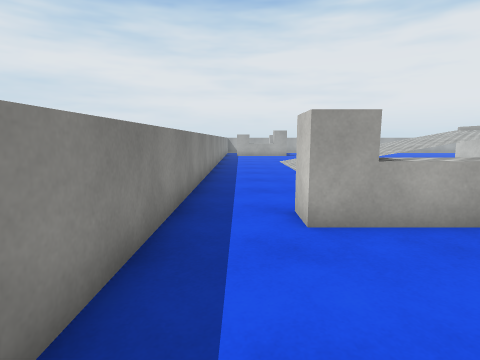
view 1 (above)

24 first-person views from a walk through a 3-D level made in the Unity game engine. The camera is 1.3 m above the floor, tilts 8° down and sees 80° across. The floor is counted in squares, 1 m on a side. Each view is taken from the middle of a square. On the plan, view 1 faces up. The plan holds only what a view shows up to about 13 squares ahead; the rest is blank. The place goes on beyond the plan. The player character is not drawn. Surface patterns are stand-ins for the level's own textures.

view 2
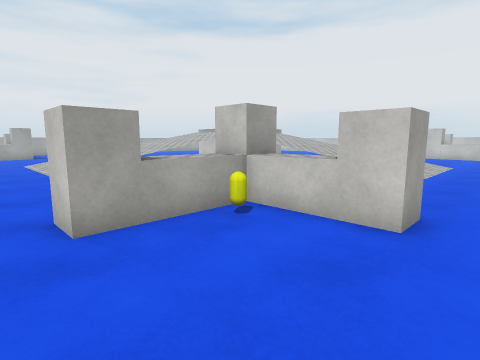

view 3
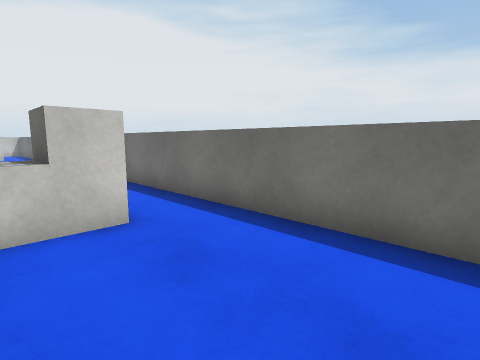

view 4
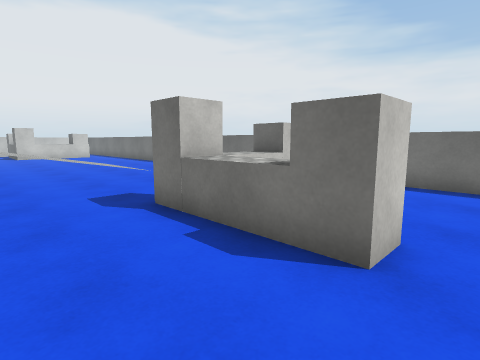

view 5
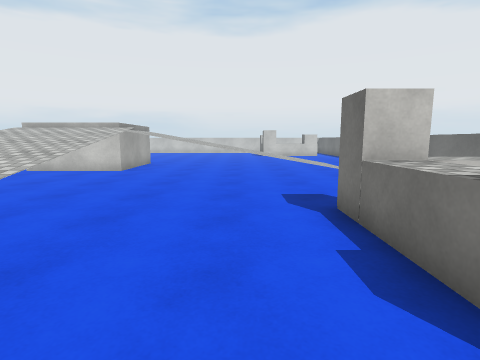

view 6
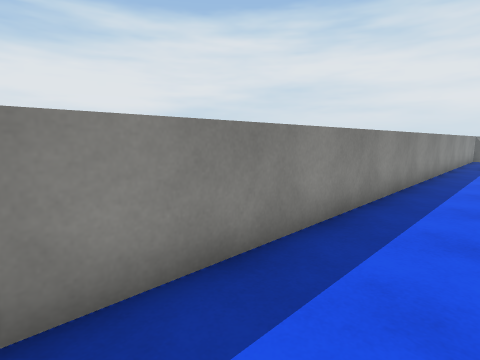

view 7
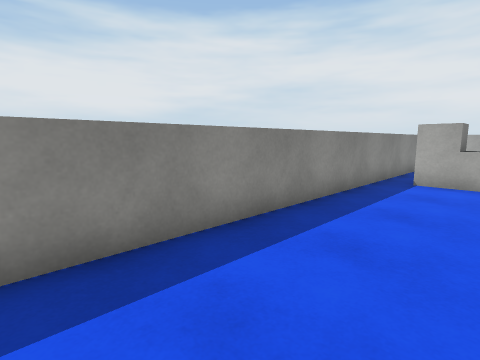

view 8
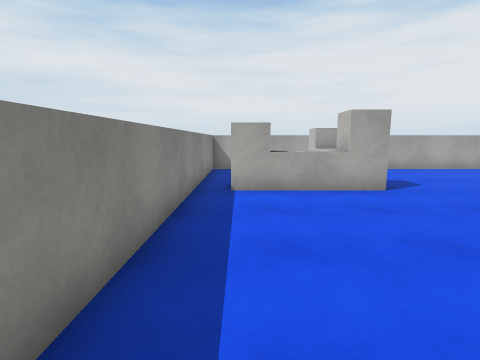

view 9
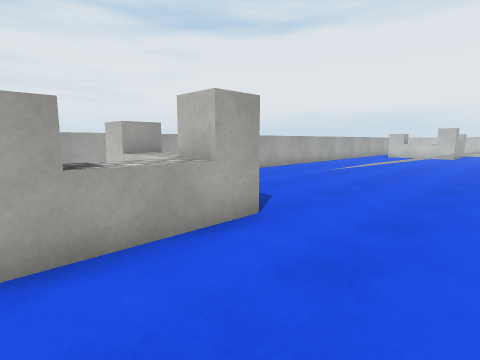

view 10
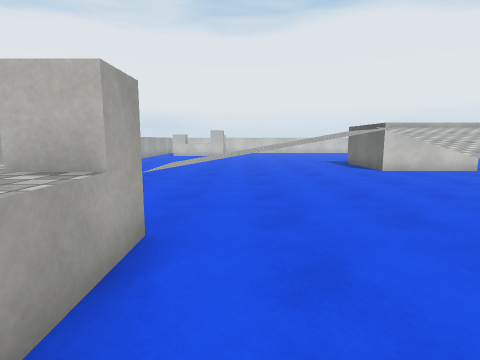

view 11
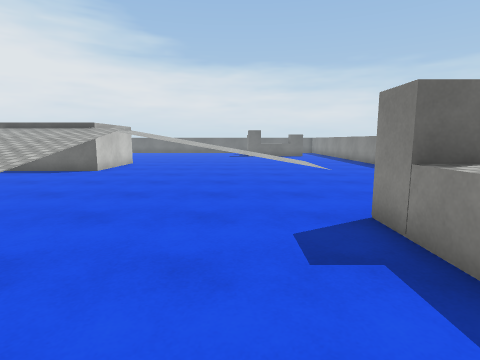

view 12
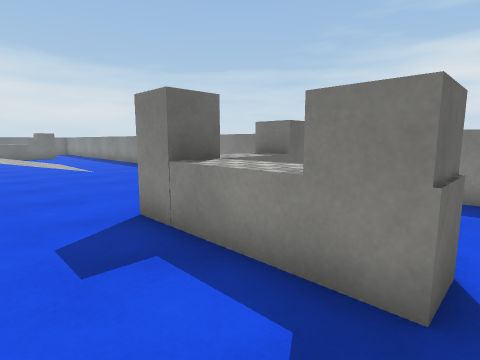

view 13
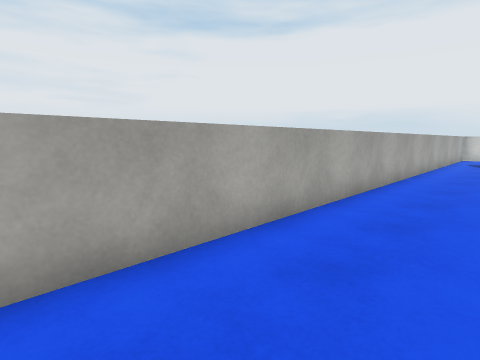

view 14
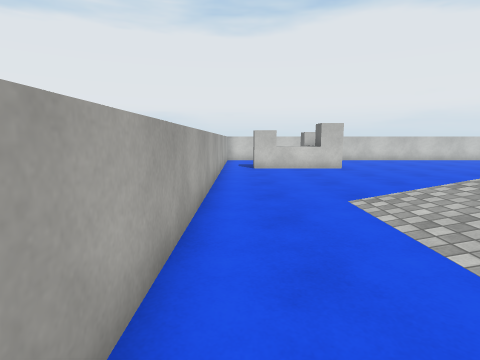

view 15
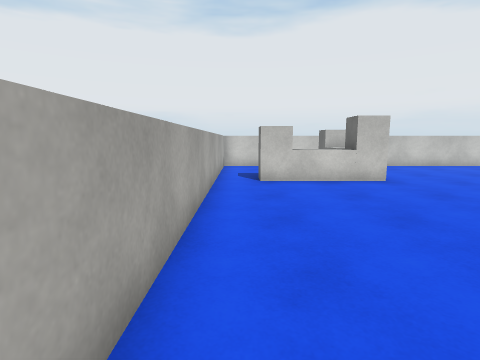

view 16
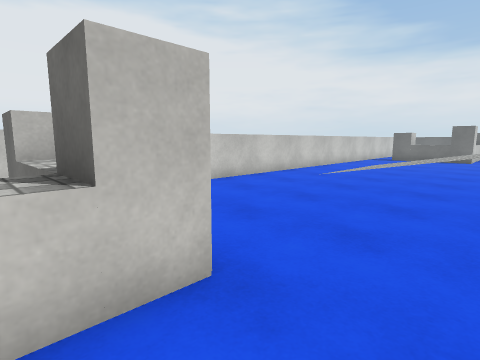

view 17
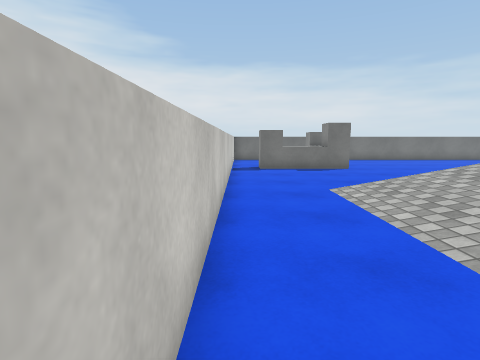

view 18
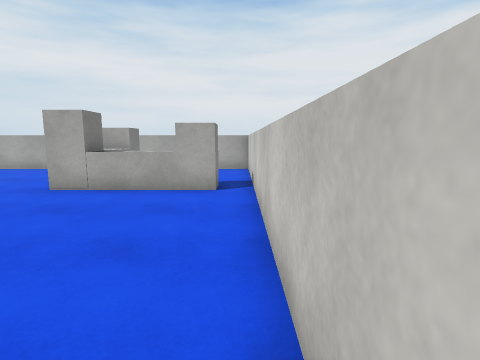

view 19
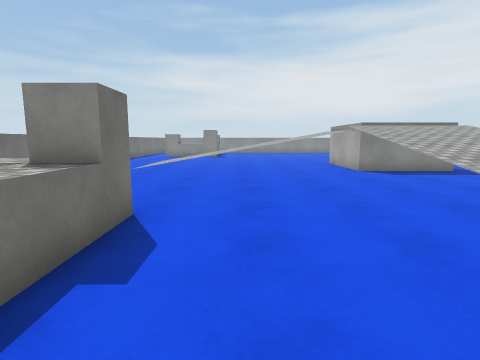

view 20
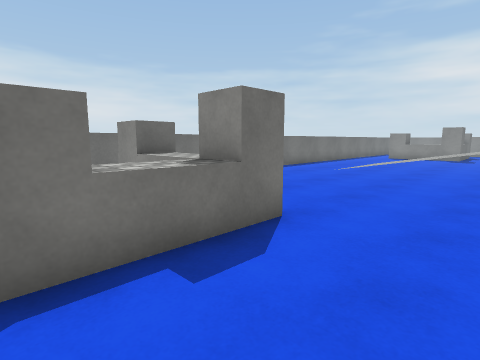

view 21
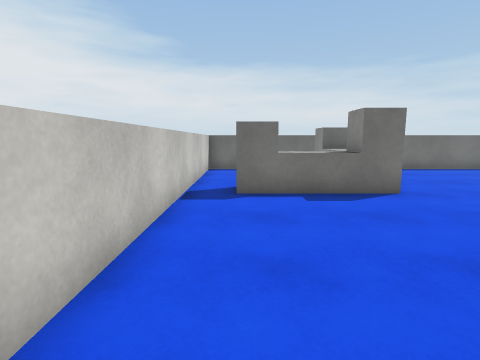

view 22
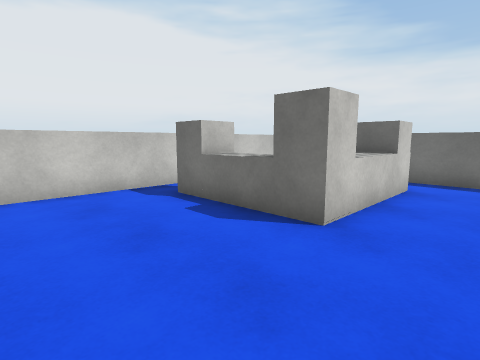

view 23
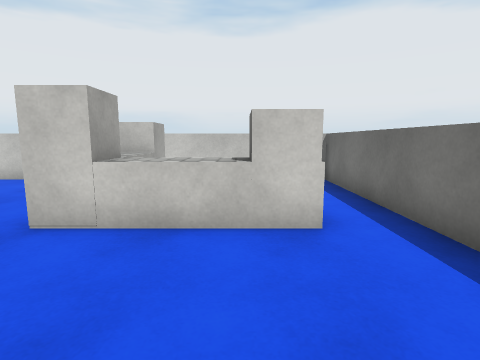

view 24
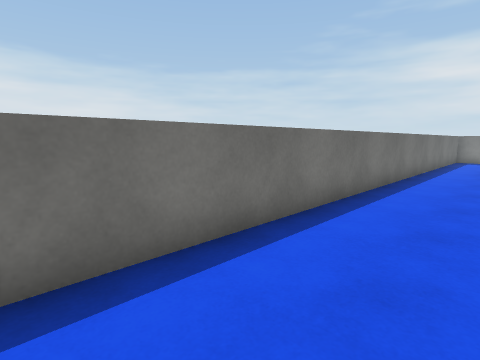

### Floor plan
Key: @ floor where view 1 was taken; # wall or solid block; . main floor; : floor 1.5 m higher than the main floor; / step, stairs or slope; B barrier; C yellow capsule.
Columns run from 1 left of view 1 to 29 right of it. Each row starts with its distance up from view 1.
 29   #############################
 28 ##  B.........................#
 27 #.  BB..................BB....#
 26 #.  BB..................BB  ..#
 25 #.  BB....../////.......BB  ..#
 24 #BBBBB....../////.......BBBBB.#
 23 #BBBB......./////. .....BBBBB.#
 22 #.........../////. ...........#
 21 #...........///     ..........#
 20 #...........///      .........#
 19 #...........////     .........#
 18 #...........////       .......#
 17 #.........../////      .......#
 16 #.../////////////      /////..#
 15 #.../// //////     :/  /////..#
 14 #...///  /////     :// /////..#
 13 #.../// //////     :////////..#
 12 #... / ///////   # :////////..#
 11 #... .......//   .............#
 10 #...........//   .............#
  9 #...........//   .............#
  8 #...........//   .............#
  7 #...........//   .............#
  6 #.........../////.............#
  5 #.BBBBB...../////.......BBBBB.#
  4 #.BBCBB ..../////.......BBBBB.#
  3 #....BB   ../////.......BB  ..#
  2 #....BB  ...............BB  ..#
  1 #.....B.................BB  ..#
  0  @............................#
 -1  ##############################

Where each view was taken, in squares from view 1:
view 1: 0 up, 0 right, facing up
view 2: 0 up, 0 right, facing up-right
view 3: 3 up, 0 right, facing down-right
view 4: 8 up, 0 right, facing down-right
view 5: 7 up, 0 right, facing right
view 6: 7 up, 1 right, facing up-left
view 7: 14 up, 2 right, facing up-left
view 8: 16 up, 0 right, facing up
view 9: 20 up, 0 right, facing up-right
view 10: 22 up, 0 right, facing right
view 11: 28 up, 6 right, facing down
view 12: 28 up, 6 right, facing down-left
view 13: 26 up, 6 right, facing up-right
view 14: 28 up, 10 right, facing right
view 15: 28 up, 14 right, facing right
view 16: 25 up, 21 right, facing down-right
view 17: 18 up, 28 right, facing down
view 18: 16 up, 28 right, facing up
view 19: 7 up, 28 right, facing left
view 20: 8 up, 27 right, facing down-left
view 21: 12 up, 27 right, facing down
view 22: 9 up, 21 right, facing down-right
view 23: 2 up, 19 right, facing right
view 24: 2 up, 19 right, facing down-left
